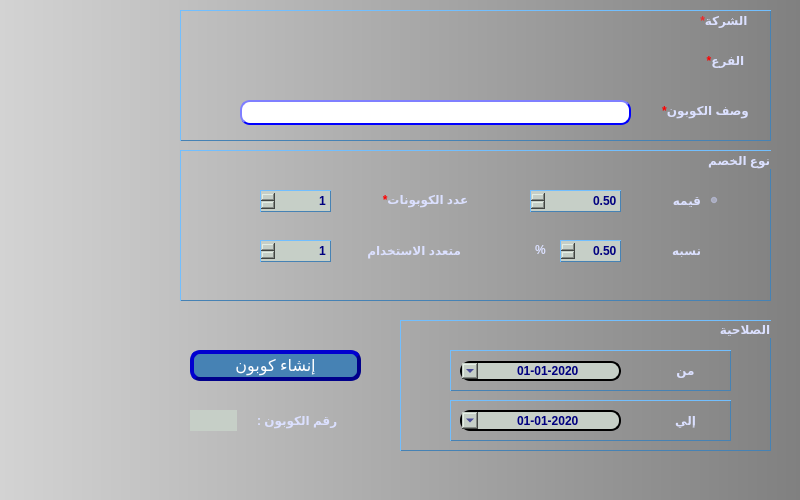
<?xml version="1.0" encoding="UTF-8"?>
<ui version="4.0">
 <class>CustomerGP</class>
 <widget class="QDialog" name="CustomerGP">
  <property name="geometry">
   <rect>
    <x>0</x>
    <y>0</y>
    <width>800</width>
    <height>500</height>
   </rect>
  </property>
  <property name="minimumSize">
   <size>
    <width>800</width>
    <height>500</height>
   </size>
  </property>
  <property name="maximumSize">
   <size>
    <width>800</width>
    <height>500</height>
   </size>
  </property>
  <property name="font">
   <font>
    <family>Arial</family>
    <pointsize>9</pointsize>
    <weight>50</weight>
    <bold>false</bold>
   </font>
  </property>
  <property name="windowTitle">
   <string>انشاء كوبون</string>
  </property>
  <property name="layoutDirection">
   <enum>Qt::RightToLeft</enum>
  </property>
  <property name="styleSheet">
   <string notr="true">background-color: qlineargradient(spread:pad, x1:0, y1:0, x2:1, y2:0, stop:0 lightgray, stop:1 gray);</string>
  </property>
  <widget class="QLabel" name="desc">
   <property name="geometry">
    <rect>
     <x>650</x>
     <y>100</y>
     <width>111</width>
     <height>21</height>
    </rect>
   </property>
   <property name="font">
    <font>
     <family>MS Shell Dlg 2</family>
     <pointsize>9</pointsize>
     <weight>75</weight>
     <bold>true</bold>
    </font>
   </property>
   <property name="styleSheet">
    <string notr="true">color:#dbe0ff;
background-color: rgba(0,0,0,0%);
border-style: outset;
border-width: 0px;
border-radius: 0px;
opacity: 1;</string>
   </property>
   <property name="text">
    <string>&lt;html&gt;&lt;head/&gt;&lt;body&gt;&lt;p align=&quot;center&quot;&gt;&lt;span style=&quot; color:#ff0000;&quot;&gt;*&lt;/span&gt;وصف الكوبون&lt;/p&gt;&lt;/body&gt;&lt;/html&gt;</string>
   </property>
  </widget>
  <widget class="QPushButton" name="BTN_createCoupon">
   <property name="geometry">
    <rect>
     <x>190</x>
     <y>350</y>
     <width>171</width>
     <height>31</height>
    </rect>
   </property>
   <property name="font">
    <font>
     <family>MS Shell Dlg 2</family>
     <pointsize>12</pointsize>
     <weight>50</weight>
     <italic>false</italic>
     <bold>false</bold>
    </font>
   </property>
   <property name="layoutDirection">
    <enum>Qt::RightToLeft</enum>
   </property>
   <property name="styleSheet">
    <string notr="true">QPushButton{
                                        background-color: SteelBlue;
                                        border-style: outset;
                                        border-width: 4px;
                                        border-radius: 10px;
                                        border-color: darkblue;
                    color:white;
	                                    }
                                        QPushButton:hover {
                                        background: qradialgradient(
                                        cx: 0.3, cy: -0.4, fx: 0.3, fy: -0.4,
                                        radius: 1.35, stop: 0 #3a0dab, stop: 1 #a5a5ff
                                        );
                                        }
                                        QPushButton:pressed {
                                        border-style: inset;
                                        background: qradialgradient(
                                        cx: 0.4, cy: -0.1, fx: 0.4, fy: -0.1,
                                        radius: 1.35, stop: 0 #a5a5ff, stop: 1 #3a0dab
                                        );
                                        }</string>
   </property>
   <property name="text">
    <string>إنشاء كوبون</string>
   </property>
  </widget>
  <widget class="QLineEdit" name="LE_desc">
   <property name="geometry">
    <rect>
     <x>240</x>
     <y>100</y>
     <width>391</width>
     <height>25</height>
    </rect>
   </property>
   <property name="font">
    <font>
     <family>MS Shell Dlg 2</family>
     <pointsize>9</pointsize>
     <weight>75</weight>
     <bold>true</bold>
    </font>
   </property>
   <property name="styleSheet">
    <string notr="true">QLineEdit{
                                        background-color: white;
                                        border-style: outset;
                                        border-width: 2px;
                                        border-radius: 10px;
                                        border-color: blue;
                                        min-width: 6em;
color:navy;
                                        }
                                        QLineEdit:hover {
                                        background: qradialgradient(
                                        cx: 0.3, cy: -0.4, fx: 0.3, fy: -0.4,
                                        radius: 1.35, stop: 0 #fff, stop: 1 #bbb
                                        );
                                        }
                                       QLineEdit:pressed {
                                        border-style: inset;
                                        background: qradialgradient(
                                        cx: 0.4, cy: -0.1, fx: 0.4, fy: -0.1,
                                        radius: 1.35, stop: 0 #fff, stop: 1 #ddd
                                        );
                                        }
                                    </string>
   </property>
   <property name="maxLength">
    <number>50</number>
   </property>
  </widget>
  <widget class="QLabel" name="desc_6">
   <property name="geometry">
    <rect>
     <x>670</x>
     <y>10</y>
     <width>111</width>
     <height>21</height>
    </rect>
   </property>
   <property name="font">
    <font>
     <family>MS Shell Dlg 2</family>
     <pointsize>9</pointsize>
     <weight>75</weight>
     <bold>true</bold>
    </font>
   </property>
   <property name="layoutDirection">
    <enum>Qt::RightToLeft</enum>
   </property>
   <property name="styleSheet">
    <string notr="true">color:#dbe0ff;
background-color: rgba(0,0,0,0%);
border-style: outset;
border-width: 0px;
border-radius: 0px;
opacity: 1;</string>
   </property>
   <property name="text">
    <string>&lt;html&gt;&lt;head/&gt;&lt;body&gt;&lt;p align=&quot;center&quot;&gt;&lt;span style=&quot; color:#ef2929;&quot;&gt;*&lt;/span&gt;الشركة &lt;/p&gt;&lt;/body&gt;&lt;/html&gt;</string>
   </property>
  </widget>
  <widget class="QLabel" name="desc_7">
   <property name="geometry">
    <rect>
     <x>670</x>
     <y>50</y>
     <width>111</width>
     <height>21</height>
    </rect>
   </property>
   <property name="font">
    <font>
     <family>MS Shell Dlg 2</family>
     <pointsize>9</pointsize>
     <weight>75</weight>
     <bold>true</bold>
    </font>
   </property>
   <property name="layoutDirection">
    <enum>Qt::RightToLeft</enum>
   </property>
   <property name="styleSheet">
    <string notr="true">color:#dbe0ff;
background-color: rgba(0,0,0,0%);
border-style: outset;
border-width: 0px;
border-radius: 0px;
opacity: 1;</string>
   </property>
   <property name="text">
    <string>&lt;html&gt;&lt;head/&gt;&lt;body&gt;&lt;p align=&quot;center&quot;&gt;&lt;span style=&quot; color:#ff0000;&quot;&gt;*&lt;/span&gt;الفرع&lt;/p&gt;&lt;/body&gt;&lt;/html&gt;</string>
   </property>
  </widget>
  <widget class="QLabel" name="label_num">
   <property name="geometry">
    <rect>
     <x>190</x>
     <y>410</y>
     <width>47</width>
     <height>21</height>
    </rect>
   </property>
   <property name="styleSheet">
    <string notr="true">background-color: rgb(198, 207, 199);
color: Navy;</string>
   </property>
   <property name="text">
    <string/>
   </property>
  </widget>
  <widget class="QLabel" name="label_2">
   <property name="geometry">
    <rect>
     <x>240</x>
     <y>410</y>
     <width>111</width>
     <height>21</height>
    </rect>
   </property>
   <property name="font">
    <font>
     <family>MS Shell Dlg 2</family>
     <pointsize>9</pointsize>
     <weight>75</weight>
     <bold>true</bold>
    </font>
   </property>
   <property name="styleSheet">
    <string notr="true">color:#dbe0ff;
background-color: rgba(0,0,0,0%);
border-style: outset;
border-width: 0px;
border-radius: 0px;
opacity: 1;</string>
   </property>
   <property name="text">
    <string>رقم الكوبون : </string>
   </property>
   <property name="alignment">
    <set>Qt::AlignCenter</set>
   </property>
  </widget>
  <widget class="QGroupBox" name="groupBox">
   <property name="geometry">
    <rect>
     <x>400</x>
     <y>320</y>
     <width>371</width>
     <height>131</height>
    </rect>
   </property>
   <property name="font">
    <font>
     <family>MS Shell Dlg 2</family>
     <pointsize>9</pointsize>
     <weight>75</weight>
     <bold>true</bold>
    </font>
   </property>
   <property name="styleSheet">
    <string notr="true">color:#dbe0ff;
background-color: rgba(0,0,0,0%);
border-style: outset;
border-width: 1px;
border-radius: 0px;
border-color:steelblue;
opacity: 1;</string>
   </property>
   <property name="title">
    <string>الصلاحية</string>
   </property>
   <widget class="QDateTimeEdit" name="Qdate_from">
    <property name="geometry">
     <rect>
      <x>60</x>
      <y>41</y>
      <width>161</width>
      <height>20</height>
     </rect>
    </property>
    <property name="font">
     <font>
      <pointsize>9</pointsize>
      <weight>75</weight>
      <bold>true</bold>
     </font>
    </property>
    <property name="layoutDirection">
     <enum>Qt::RightToLeft</enum>
    </property>
    <property name="styleSheet">
     <string notr="true">color:navy;
background-color: rgb(198, 207, 199);
border-style: outset;
border-width: 2px;
border-radius: 10px;
border-color:black;</string>
    </property>
    <property name="alignment">
     <set>Qt::AlignCenter</set>
    </property>
    <property name="minimumDateTime">
     <datetime>
      <hour>0</hour>
      <minute>0</minute>
      <second>0</second>
      <year>2020</year>
      <month>1</month>
      <day>1</day>
     </datetime>
    </property>
    <property name="displayFormat">
     <string>yyyy-MM-dd</string>
    </property>
    <property name="calendarPopup">
     <bool>true</bool>
    </property>
   </widget>
   <widget class="QLabel" name="desc_3">
    <property name="geometry">
     <rect>
      <x>260</x>
      <y>40</y>
      <width>51</width>
      <height>20</height>
     </rect>
    </property>
    <property name="font">
     <font>
      <pointsize>9</pointsize>
      <weight>75</weight>
      <bold>true</bold>
     </font>
    </property>
    <property name="layoutDirection">
     <enum>Qt::RightToLeft</enum>
    </property>
    <property name="styleSheet">
     <string notr="true">color:#dbe0ff;
background-color: rgba(0,0,0,0%);
border-style: outset;
border-width: 0px;
border-radius: 0px;
opacity: 1;</string>
    </property>
    <property name="text">
     <string>من</string>
    </property>
    <property name="alignment">
     <set>Qt::AlignCenter</set>
    </property>
   </widget>
   <widget class="QLabel" name="desc_4">
    <property name="geometry">
     <rect>
      <x>260</x>
      <y>90</y>
      <width>51</width>
      <height>20</height>
     </rect>
    </property>
    <property name="font">
     <font>
      <pointsize>9</pointsize>
      <weight>75</weight>
      <bold>true</bold>
     </font>
    </property>
    <property name="layoutDirection">
     <enum>Qt::RightToLeft</enum>
    </property>
    <property name="styleSheet">
     <string notr="true">color:#dbe0ff;
background-color: rgba(0,0,0,0%);
border-style: outset;
border-width: 0px;
border-radius: 0px;
opacity: 1;</string>
    </property>
    <property name="text">
     <string>إلي</string>
    </property>
    <property name="alignment">
     <set>Qt::AlignCenter</set>
    </property>
   </widget>
   <widget class="QDateTimeEdit" name="Qdate_to">
    <property name="geometry">
     <rect>
      <x>60</x>
      <y>90</y>
      <width>161</width>
      <height>21</height>
     </rect>
    </property>
    <property name="font">
     <font>
      <pointsize>9</pointsize>
      <weight>75</weight>
      <bold>true</bold>
     </font>
    </property>
    <property name="layoutDirection">
     <enum>Qt::RightToLeft</enum>
    </property>
    <property name="styleSheet">
     <string notr="true">color:navy;
background-color: rgb(198, 207, 199);
border-style: outset;
border-width: 2px;
border-radius: 10px;
border-color:black;</string>
    </property>
    <property name="alignment">
     <set>Qt::AlignCenter</set>
    </property>
    <property name="minimumDateTime">
     <datetime>
      <hour>0</hour>
      <minute>0</minute>
      <second>0</second>
      <year>2020</year>
      <month>1</month>
      <day>1</day>
     </datetime>
    </property>
    <property name="displayFormat">
     <string>yyyy-MM-dd</string>
    </property>
    <property name="calendarPopup">
     <bool>true</bool>
    </property>
   </widget>
   <widget class="QGroupBox" name="groupBox_4">
    <property name="geometry">
     <rect>
      <x>50</x>
      <y>30</y>
      <width>281</width>
      <height>41</height>
     </rect>
    </property>
    <property name="font">
     <font>
      <family>MS Shell Dlg 2</family>
      <pointsize>9</pointsize>
      <weight>75</weight>
      <bold>true</bold>
     </font>
    </property>
    <property name="styleSheet">
     <string notr="true">color:white;
background-color: rgba(0,0,0,0%);
border-style: outset;
border-width: 1px;
border-radius: 0px;
border-color:steelblue;
opacity: 1;</string>
    </property>
    <property name="title">
     <string/>
    </property>
   </widget>
   <widget class="QGroupBox" name="groupBox_5">
    <property name="geometry">
     <rect>
      <x>50</x>
      <y>80</y>
      <width>281</width>
      <height>41</height>
     </rect>
    </property>
    <property name="font">
     <font>
      <family>MS Shell Dlg 2</family>
      <pointsize>9</pointsize>
      <weight>75</weight>
      <bold>true</bold>
     </font>
    </property>
    <property name="styleSheet">
     <string notr="true">color:white;
background-color: rgba(0,0,0,0%);
border-style: outset;
border-width: 1px;
border-radius: 0px;
border-color:steelblue;
opacity: 1;</string>
    </property>
    <property name="title">
     <string/>
    </property>
   </widget>
   <zorder>groupBox_5</zorder>
   <zorder>groupBox_4</zorder>
   <zorder>Qdate_from</zorder>
   <zorder>desc_3</zorder>
   <zorder>desc_4</zorder>
   <zorder>Qdate_to</zorder>
  </widget>
  <widget class="QGroupBox" name="groupBox_2">
   <property name="geometry">
    <rect>
     <x>180</x>
     <y>150</y>
     <width>591</width>
     <height>151</height>
    </rect>
   </property>
   <property name="font">
    <font>
     <family>MS Shell Dlg 2</family>
     <pointsize>9</pointsize>
     <weight>75</weight>
     <bold>true</bold>
    </font>
   </property>
   <property name="styleSheet">
    <string notr="true">color:#dbe0ff;
background-color: rgba(0,0,0,0%);
border-style: outset;
border-width: 1px;
border-radius: 0px;
border-color:steelblue;
opacity: 1;</string>
   </property>
   <property name="title">
    <string> نوع الخصم</string>
   </property>
   <widget class="QDoubleSpinBox" name="LE_desc_3">
    <property name="geometry">
     <rect>
      <x>380</x>
      <y>90</y>
      <width>61</width>
      <height>22</height>
     </rect>
    </property>
    <property name="font">
     <font>
      <pointsize>9</pointsize>
      <weight>75</weight>
      <bold>true</bold>
     </font>
    </property>
    <property name="styleSheet">
     <string notr="true">background-color: rgb(198, 207, 199);
color: Navy;</string>
    </property>
    <property name="alignment">
     <set>Qt::AlignRight|Qt::AlignTrailing|Qt::AlignVCenter</set>
    </property>
    <property name="minimum">
     <double>0.500000000000000</double>
    </property>
   </widget>
   <widget class="QRadioButton" name="radioButton_Percentage">
    <property name="geometry">
     <rect>
      <x>430</x>
      <y>90</y>
      <width>111</width>
      <height>20</height>
     </rect>
    </property>
    <property name="font">
     <font>
      <pointsize>9</pointsize>
      <weight>75</weight>
      <bold>true</bold>
     </font>
    </property>
    <property name="layoutDirection">
     <enum>Qt::RightToLeft</enum>
    </property>
    <property name="styleSheet">
     <string notr="true">color:#dbe0ff;
background-color: rgba(0,0,0,0%);
border-style: outset;
border-width: 0px;
border-radius: 0px;
opacity: 1;</string>
    </property>
    <property name="text">
     <string>نسبه</string>
    </property>
   </widget>
   <widget class="QDoubleSpinBox" name="LE_desc_2">
    <property name="geometry">
     <rect>
      <x>350</x>
      <y>40</y>
      <width>91</width>
      <height>22</height>
     </rect>
    </property>
    <property name="font">
     <font>
      <pointsize>9</pointsize>
      <weight>75</weight>
      <bold>true</bold>
     </font>
    </property>
    <property name="styleSheet">
     <string notr="true">background-color: rgb(255, 255, 255);
background-color: rgb(198, 207, 199);
color: Navy;</string>
    </property>
    <property name="alignment">
     <set>Qt::AlignRight|Qt::AlignTrailing|Qt::AlignVCenter</set>
    </property>
    <property name="minimum">
     <double>0.500000000000000</double>
    </property>
    <property name="maximum">
     <double>99999.000000000000000</double>
    </property>
   </widget>
   <widget class="QRadioButton" name="radioButton_Value">
    <property name="geometry">
     <rect>
      <x>430</x>
      <y>40</y>
      <width>111</width>
      <height>21</height>
     </rect>
    </property>
    <property name="font">
     <font>
      <pointsize>9</pointsize>
      <weight>75</weight>
      <bold>true</bold>
     </font>
    </property>
    <property name="layoutDirection">
     <enum>Qt::RightToLeft</enum>
    </property>
    <property name="autoFillBackground">
     <bool>false</bool>
    </property>
    <property name="styleSheet">
     <string notr="true">color:#dbe0ff;
background-color: rgba(0,0,0,0%);
border-style: outset;
border-width: 0px;
border-radius: 0px;
opacity: 1;</string>
    </property>
    <property name="text">
     <string>قيمه</string>
    </property>
    <property name="checked">
     <bool>true</bool>
    </property>
   </widget>
   <widget class="QCheckBox" name="checkBox_Multi">
    <property name="geometry">
     <rect>
      <x>180</x>
      <y>90</y>
      <width>121</width>
      <height>20</height>
     </rect>
    </property>
    <property name="font">
     <font>
      <pointsize>9</pointsize>
      <weight>75</weight>
      <bold>true</bold>
     </font>
    </property>
    <property name="layoutDirection">
     <enum>Qt::RightToLeft</enum>
    </property>
    <property name="styleSheet">
     <string notr="true">color:#dbe0ff;
background-color: rgba(0,0,0,0%);
border-style: outset;
border-width: 0px;
border-radius: 0px;
opacity: 1;</string>
    </property>
    <property name="text">
     <string>متعدد الاستخدام</string>
    </property>
   </widget>
   <widget class="QLabel" name="desc_2">
    <property name="geometry">
     <rect>
      <x>190</x>
      <y>40</y>
      <width>111</width>
      <height>20</height>
     </rect>
    </property>
    <property name="font">
     <font>
      <pointsize>9</pointsize>
      <weight>75</weight>
      <bold>true</bold>
     </font>
    </property>
    <property name="layoutDirection">
     <enum>Qt::RightToLeft</enum>
    </property>
    <property name="styleSheet">
     <string notr="true">color:#dbe0ff;
background-color: rgba(0,0,0,0%);
border-style: outset;
border-width: 0px;
border-radius: 0px;
opacity: 1;</string>
    </property>
    <property name="text">
     <string>&lt;html&gt;&lt;head/&gt;&lt;body&gt;&lt;p align=&quot;center&quot;&gt;&lt;span style=&quot; color:#ff0000;&quot;&gt;*&lt;/span&gt;عدد الكوبونات&lt;/p&gt;&lt;/body&gt;&lt;/html&gt;</string>
    </property>
    <property name="alignment">
     <set>Qt::AlignCenter</set>
    </property>
   </widget>
   <widget class="QSpinBox" name="LE_desc_5">
    <property name="geometry">
     <rect>
      <x>80</x>
      <y>90</y>
      <width>71</width>
      <height>22</height>
     </rect>
    </property>
    <property name="font">
     <font>
      <pointsize>9</pointsize>
      <weight>75</weight>
      <bold>true</bold>
     </font>
    </property>
    <property name="styleSheet">
     <string notr="true">background-color: rgb(198, 207, 199);
color: Navy;</string>
    </property>
    <property name="alignment">
     <set>Qt::AlignRight|Qt::AlignTrailing|Qt::AlignVCenter</set>
    </property>
    <property name="minimum">
     <number>1</number>
    </property>
   </widget>
   <widget class="QSpinBox" name="LE_desc_4">
    <property name="geometry">
     <rect>
      <x>80</x>
      <y>40</y>
      <width>71</width>
      <height>22</height>
     </rect>
    </property>
    <property name="font">
     <font>
      <pointsize>9</pointsize>
      <weight>75</weight>
      <bold>true</bold>
     </font>
    </property>
    <property name="styleSheet">
     <string notr="true">background-color: rgb(255, 255, 255);
background-color: rgb(198, 207, 199);
color: Navy;</string>
    </property>
    <property name="alignment">
     <set>Qt::AlignRight|Qt::AlignTrailing|Qt::AlignVCenter</set>
    </property>
    <property name="minimum">
     <number>1</number>
    </property>
   </widget>
   <widget class="QLabel" name="desc_5">
    <property name="geometry">
     <rect>
      <x>350</x>
      <y>90</y>
      <width>21</width>
      <height>20</height>
     </rect>
    </property>
    <property name="font">
     <font>
      <pointsize>9</pointsize>
      <weight>75</weight>
      <bold>true</bold>
     </font>
    </property>
    <property name="layoutDirection">
     <enum>Qt::RightToLeft</enum>
    </property>
    <property name="styleSheet">
     <string notr="true">color:#dbe0ff;
background-color: rgba(0,0,0,0%);
border-style: outset;
border-width: 0px;
border-radius: 0px;
opacity: 1;</string>
    </property>
    <property name="text">
     <string>&lt;html&gt;&lt;head/&gt;&lt;body&gt;&lt;p align=&quot;center&quot;&gt;%&lt;/p&gt;&lt;/body&gt;&lt;/html&gt;</string>
    </property>
    <property name="alignment">
     <set>Qt::AlignCenter</set>
    </property>
   </widget>
  </widget>
  <widget class="QGroupBox" name="groupBox_3">
   <property name="geometry">
    <rect>
     <x>180</x>
     <y>10</y>
     <width>591</width>
     <height>131</height>
    </rect>
   </property>
   <property name="font">
    <font>
     <family>MS Shell Dlg 2</family>
     <pointsize>9</pointsize>
     <weight>75</weight>
     <bold>true</bold>
    </font>
   </property>
   <property name="styleSheet">
    <string notr="true">color:white;
background-color: rgba(0,0,0,0%);
border-style: outset;
border-width: 1px;
border-radius: 0px;
border-color:steelblue;
opacity: 1;</string>
   </property>
   <property name="title">
    <string/>
   </property>
  </widget>
  <zorder>groupBox_3</zorder>
  <zorder>desc</zorder>
  <zorder>BTN_createCoupon</zorder>
  <zorder>LE_desc</zorder>
  <zorder>desc_6</zorder>
  <zorder>desc_7</zorder>
  <zorder>label_num</zorder>
  <zorder>label_2</zorder>
  <zorder>groupBox</zorder>
  <zorder>groupBox_2</zorder>
 </widget>
 <resources/>
 <connections/>
</ui>
